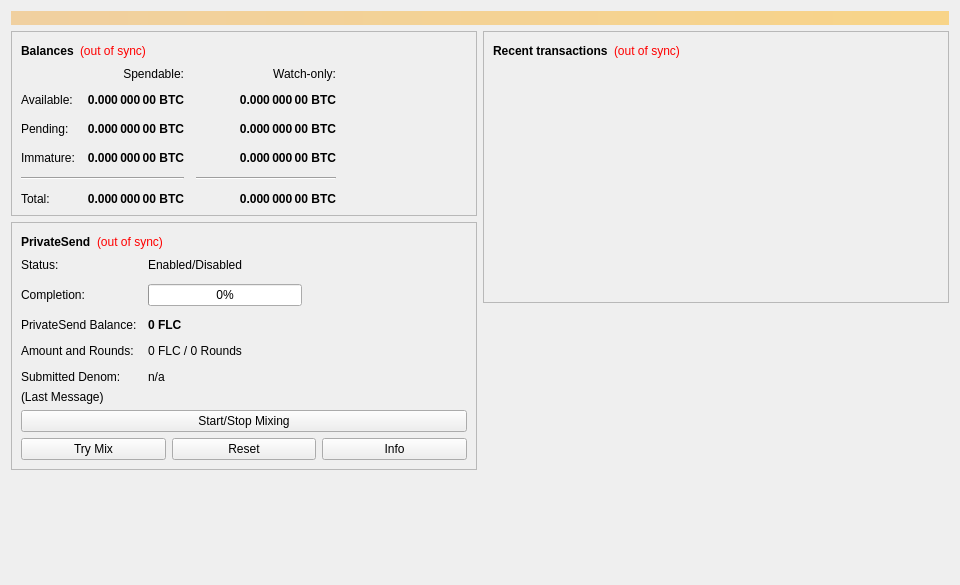
<?xml version="1.0" encoding="UTF-8"?>
<ui version="4.0">
 <class>OverviewPage</class>
 <widget class="QWidget" name="OverviewPage">
  <property name="geometry">
   <rect>
    <x>0</x>
    <y>0</y>
    <width>960</width>
    <height>585</height>
   </rect>
  </property>
  <property name="minimumSize">
   <size>
    <width>960</width>
    <height>0</height>
   </size>
  </property>
  <property name="windowTitle">
   <string>Form</string>
  </property>
  <layout class="QVBoxLayout" name="topLayout">
   <item>
    <widget class="QLabel" name="labelAlerts">
     <property name="visible">
      <bool>false</bool>
     </property>
     <property name="styleSheet">
      <string notr="true">QLabel { background-color: qlineargradient(x1: 0, y1: 0, x2: 1, y2: 0, stop:0 #F0D0A0, stop:1 #F8D488); color:#000000; }</string>
     </property>
     <property name="wordWrap">
      <bool>true</bool>
     </property>
     <property name="margin">
      <number>3</number>
     </property>
     <property name="textInteractionFlags">
      <set>Qt::TextSelectableByMouse</set>
     </property>
    </widget>
   </item>
   <item>
    <layout class="QHBoxLayout" name="horizontalLayout" stretch="1,1">
     <item>
      <layout class="QVBoxLayout" name="verticalLayout_2">
       <item>
        <widget class="QFrame" name="frame">
         <property name="frameShape">
          <enum>QFrame::StyledPanel</enum>
         </property>
         <property name="frameShadow">
          <enum>QFrame::Raised</enum>
         </property>
         <layout class="QVBoxLayout" name="verticalLayout_4">
          <item>
           <layout class="QHBoxLayout" name="horizontalLayout_4">
            <item>
             <widget class="QLabel" name="label_5">
              <property name="font">
               <font>
                <weight>75</weight>
                <bold>true</bold>
               </font>
              </property>
              <property name="text">
               <string>Balances</string>
              </property>
             </widget>
            </item>
            <item>
             <widget class="QLabel" name="labelWalletStatus">
              <property name="toolTip">
               <string>The displayed information may be out of date. Your wallet automatically synchronizes with the FLCoin network after a connection is established, but this process has not completed yet.</string>
              </property>
              <property name="styleSheet">
               <string notr="true">QLabel { color: red; }</string>
              </property>
              <property name="text">
               <string notr="true">(out of sync)</string>
              </property>
              <property name="alignment">
               <set>Qt::AlignLeading|Qt::AlignLeft|Qt::AlignVCenter</set>
              </property>
             </widget>
            </item>
            <item>
             <spacer name="horizontalSpacer_3">
              <property name="orientation">
               <enum>Qt::Horizontal</enum>
              </property>
              <property name="sizeHint" stdset="0">
               <size>
                <width>40</width>
                <height>20</height>
               </size>
              </property>
             </spacer>
            </item>
           </layout>
          </item>
          <item>
           <layout class="QGridLayout" name="gridLayout">
            <property name="spacing">
             <number>12</number>
            </property>
            <item row="2" column="2">
             <widget class="QLabel" name="labelWatchPending">
              <property name="font">
               <font>
                <weight>75</weight>
                <bold>true</bold>
               </font>
              </property>
              <property name="cursor">
               <cursorShape>IBeamCursor</cursorShape>
              </property>
              <property name="toolTip">
               <string>Unconfirmed transactions to watch-only addresses</string>
              </property>
              <property name="text">
               <string notr="true">0.000 000 00 BTC</string>
              </property>
              <property name="alignment">
               <set>Qt::AlignRight|Qt::AlignTrailing|Qt::AlignVCenter</set>
              </property>
              <property name="textInteractionFlags">
               <set>Qt::LinksAccessibleByMouse|Qt::TextSelectableByKeyboard|Qt::TextSelectableByMouse</set>
              </property>
             </widget>
            </item>
            <item row="2" column="1">
             <widget class="QLabel" name="labelUnconfirmed">
              <property name="font">
               <font>
                <weight>75</weight>
                <bold>true</bold>
               </font>
              </property>
              <property name="cursor">
               <cursorShape>IBeamCursor</cursorShape>
              </property>
              <property name="toolTip">
               <string>Total of transactions that have yet to be confirmed, and do not yet count toward the spendable balance</string>
              </property>
              <property name="text">
               <string notr="true">0.000 000 00 BTC</string>
              </property>
              <property name="alignment">
               <set>Qt::AlignRight|Qt::AlignTrailing|Qt::AlignVCenter</set>
              </property>
              <property name="textInteractionFlags">
               <set>Qt::LinksAccessibleByMouse|Qt::TextSelectableByKeyboard|Qt::TextSelectableByMouse</set>
              </property>
             </widget>
            </item>
            <item row="3" column="2">
             <widget class="QLabel" name="labelWatchImmature">
              <property name="font">
               <font>
                <weight>75</weight>
                <bold>true</bold>
               </font>
              </property>
              <property name="cursor">
               <cursorShape>IBeamCursor</cursorShape>
              </property>
              <property name="toolTip">
               <string>Mined balance in watch-only addresses that has not yet matured</string>
              </property>
              <property name="text">
               <string notr="true">0.000 000 00 BTC</string>
              </property>
              <property name="alignment">
               <set>Qt::AlignRight|Qt::AlignTrailing|Qt::AlignVCenter</set>
              </property>
              <property name="textInteractionFlags">
               <set>Qt::LinksAccessibleByMouse|Qt::TextSelectableByKeyboard|Qt::TextSelectableByMouse</set>
              </property>
             </widget>
            </item>
            <item row="4" column="0" colspan="2">
             <widget class="Line" name="lineSpendableBalance">
              <property name="orientation">
               <enum>Qt::Horizontal</enum>
              </property>
             </widget>
            </item>
            <item row="4" column="2">
             <widget class="Line" name="lineWatchBalance">
              <property name="sizePolicy">
               <sizepolicy hsizetype="Preferred" vsizetype="Fixed">
                <horstretch>0</horstretch>
                <verstretch>0</verstretch>
               </sizepolicy>
              </property>
              <property name="minimumSize">
               <size>
                <width>140</width>
                <height>0</height>
               </size>
              </property>
              <property name="orientation">
               <enum>Qt::Horizontal</enum>
              </property>
             </widget>
            </item>
            <item row="5" column="0">
             <widget class="QLabel" name="labelTotalText">
              <property name="text">
               <string>Total:</string>
              </property>
             </widget>
            </item>
            <item row="3" column="1">
             <widget class="QLabel" name="labelImmature">
              <property name="font">
               <font>
                <weight>75</weight>
                <bold>true</bold>
               </font>
              </property>
              <property name="cursor">
               <cursorShape>IBeamCursor</cursorShape>
              </property>
              <property name="toolTip">
               <string>Mined balance that has not yet matured</string>
              </property>
              <property name="text">
               <string notr="true">0.000 000 00 BTC</string>
              </property>
              <property name="alignment">
               <set>Qt::AlignRight|Qt::AlignTrailing|Qt::AlignVCenter</set>
              </property>
              <property name="textInteractionFlags">
               <set>Qt::LinksAccessibleByMouse|Qt::TextSelectableByKeyboard|Qt::TextSelectableByMouse</set>
              </property>
             </widget>
            </item>
            <item row="2" column="3">
             <spacer name="horizontalSpacer_2">
              <property name="orientation">
               <enum>Qt::Horizontal</enum>
              </property>
              <property name="sizeHint" stdset="0">
               <size>
                <width>40</width>
                <height>20</height>
               </size>
              </property>
             </spacer>
            </item>
            <item row="3" column="0">
             <widget class="QLabel" name="labelImmatureText">
              <property name="text">
               <string>Immature:</string>
              </property>
             </widget>
            </item>
            <item row="5" column="1">
             <widget class="QLabel" name="labelTotal">
              <property name="font">
               <font>
                <weight>75</weight>
                <bold>true</bold>
               </font>
              </property>
              <property name="cursor">
               <cursorShape>IBeamCursor</cursorShape>
              </property>
              <property name="toolTip">
               <string>Your current total balance</string>
              </property>
              <property name="text">
               <string notr="true">0.000 000 00 BTC</string>
              </property>
              <property name="alignment">
               <set>Qt::AlignRight|Qt::AlignTrailing|Qt::AlignVCenter</set>
              </property>
              <property name="textInteractionFlags">
               <set>Qt::LinksAccessibleByMouse|Qt::TextSelectableByKeyboard|Qt::TextSelectableByMouse</set>
              </property>
             </widget>
            </item>
            <item row="5" column="2">
             <widget class="QLabel" name="labelWatchTotal">
              <property name="font">
               <font>
                <weight>75</weight>
                <bold>true</bold>
               </font>
              </property>
              <property name="cursor">
               <cursorShape>IBeamCursor</cursorShape>
              </property>
              <property name="toolTip">
               <string>Current total balance in watch-only addresses</string>
              </property>
              <property name="text">
               <string notr="true">0.000 000 00 BTC</string>
              </property>
              <property name="alignment">
               <set>Qt::AlignRight|Qt::AlignTrailing|Qt::AlignVCenter</set>
              </property>
              <property name="textInteractionFlags">
               <set>Qt::LinksAccessibleByMouse|Qt::TextSelectableByKeyboard|Qt::TextSelectableByMouse</set>
              </property>
             </widget>
            </item>
            <item row="0" column="2">
             <widget class="QLabel" name="labelWatchonly">
              <property name="text">
               <string>Watch-only:</string>
              </property>
              <property name="alignment">
               <set>Qt::AlignRight|Qt::AlignTrailing|Qt::AlignVCenter</set>
              </property>
             </widget>
            </item>
            <item row="1" column="0">
             <widget class="QLabel" name="labelBalanceText">
              <property name="text">
               <string>Available:</string>
              </property>
             </widget>
            </item>
            <item row="1" column="1">
             <widget class="QLabel" name="labelBalance">
              <property name="font">
               <font>
                <weight>75</weight>
                <bold>true</bold>
               </font>
              </property>
              <property name="cursor">
               <cursorShape>IBeamCursor</cursorShape>
              </property>
              <property name="toolTip">
               <string>Your current spendable balance</string>
              </property>
              <property name="text">
               <string notr="true">0.000 000 00 BTC</string>
              </property>
              <property name="alignment">
               <set>Qt::AlignRight|Qt::AlignTrailing|Qt::AlignVCenter</set>
              </property>
              <property name="textInteractionFlags">
               <set>Qt::LinksAccessibleByMouse|Qt::TextSelectableByKeyboard|Qt::TextSelectableByMouse</set>
              </property>
             </widget>
            </item>
            <item row="1" column="2">
             <widget class="QLabel" name="labelWatchAvailable">
              <property name="font">
               <font>
                <weight>75</weight>
                <bold>true</bold>
               </font>
              </property>
              <property name="cursor">
               <cursorShape>IBeamCursor</cursorShape>
              </property>
              <property name="toolTip">
               <string>Your current balance in watch-only addresses</string>
              </property>
              <property name="text">
               <string notr="true">0.000 000 00 BTC</string>
              </property>
              <property name="alignment">
               <set>Qt::AlignRight|Qt::AlignTrailing|Qt::AlignVCenter</set>
              </property>
              <property name="textInteractionFlags">
               <set>Qt::LinksAccessibleByMouse|Qt::TextSelectableByKeyboard|Qt::TextSelectableByMouse</set>
              </property>
             </widget>
            </item>
            <item row="2" column="0">
             <widget class="QLabel" name="labelPendingText">
              <property name="text">
               <string>Pending:</string>
              </property>
             </widget>
            </item>
            <item row="0" column="1">
             <widget class="QLabel" name="labelSpendable">
              <property name="text">
               <string>Spendable:</string>
              </property>
              <property name="alignment">
               <set>Qt::AlignRight|Qt::AlignTrailing|Qt::AlignVCenter</set>
              </property>
             </widget>
            </item>
           </layout>
          </item>
         </layout>
        </widget>
       </item>
       <item>
        <widget class="QFrame" name="framePrivateSend">
         <property name="layoutDirection">
          <enum>Qt::LeftToRight</enum>
         </property>
         <property name="frameShape">
          <enum>QFrame::StyledPanel</enum>
         </property>
         <property name="frameShadow">
          <enum>QFrame::Raised</enum>
         </property>
         <layout class="QVBoxLayout" name="VerticalLayout_PS1">
          <item>
           <layout class="QHBoxLayout" name="horizontalLayout_5">
            <item>
             <widget class="QLabel" name="labelPrivateSendHeader">
              <property name="font">
               <font>
                <weight>75</weight>
                <bold>true</bold>
               </font>
              </property>
              <property name="text">
               <string>PrivateSend</string>
              </property>
             </widget>
            </item>
            <item>
             <widget class="QLabel" name="labelPrivateSendSyncStatus">
              <property name="toolTip">
               <string>The displayed information may be out of date. Your wallet automatically synchronizes with the FLCoin network after a connection is established, but this process has not completed yet.</string>
              </property>
              <property name="styleSheet">
               <string notr="true">QLabel { color: red; }</string>
              </property>
              <property name="text">
               <string notr="true">(out of sync)</string>
              </property>
              <property name="alignment">
               <set>Qt::AlignLeading|Qt::AlignLeft|Qt::AlignVCenter</set>
              </property>
             </widget>
            </item>
            <item>
             <spacer name="horizontalSpacer_4">
              <property name="orientation">
               <enum>Qt::Horizontal</enum>
              </property>
              <property name="sizeHint" stdset="0">
               <size>
                <width>40</width>
                <height>20</height>
               </size>
              </property>
             </spacer>
            </item>
           </layout>
          </item>
          <item>
           <layout class="QFormLayout" name="privateSendFormLayout">
            <property name="fieldGrowthPolicy">
             <enum>QFormLayout::AllNonFixedFieldsGrow</enum>
            </property>
            <property name="horizontalSpacing">
             <number>11</number>
            </property>
            <property name="verticalSpacing">
             <number>12</number>
            </property>
            <item row="0" column="0">
             <widget class="QLabel" name="labelPrivateSendEnabledText">
              <property name="text">
               <string>Status:</string>
              </property>
             </widget>
            </item>
            <item row="0" column="1">
             <widget class="QLabel" name="labelPrivateSendEnabled">
              <property name="text">
               <string>Enabled/Disabled</string>
              </property>
             </widget>
            </item>
            <item row="1" column="0">
             <widget class="QLabel" name="labelCompletitionText">
              <property name="text">
               <string>Completion:</string>
              </property>
             </widget>
            </item>
            <item row="1" column="1">
             <widget class="QProgressBar" name="privateSendProgress">
              <property name="maximumSize">
               <size>
                <width>154</width>
                <height>16777215</height>
               </size>
              </property>
              <property name="value">
               <number>0</number>
              </property>
             </widget>
            </item>
            <item row="2" column="0">
             <widget class="QLabel" name="labelAnonymizedText">
              <property name="text">
               <string>PrivateSend Balance:</string>
              </property>
             </widget>
            </item>
            <item row="2" column="1">
             <widget class="QLabel" name="labelAnonymized">
              <property name="font">
               <font>
                <weight>75</weight>
                <bold>true</bold>
               </font>
              </property>
              <property name="text">
               <string notr="true">0 FLC</string>
              </property>
             </widget>
            </item>
            <item row="3" column="0">
             <widget class="QLabel" name="labelAmountAndRoundsText">
              <property name="text">
               <string>Amount and Rounds:</string>
              </property>
             </widget>
            </item>
            <item row="3" column="1">
             <widget class="QLabel" name="labelAmountRounds">
              <property name="text">
               <string>0 FLC / 0 Rounds</string>
              </property>
             </widget>
            </item>
            <item row="4" column="0">
             <widget class="QLabel" name="labelSubmittedDenomText">
              <property name="text">
               <string>Submitted Denom:</string>
              </property>
             </widget>
            </item>
            <item row="4" column="1">
             <widget class="QLabel" name="labelSubmittedDenom">
              <property name="toolTip">
               <string>The denominations you submitted to the Masternode.&lt;br&gt;To mix, other users must submit the exact same denominations.</string>
              </property>
              <property name="text">
               <string>n/a</string>
              </property>
             </widget>
            </item>
           </layout>
          </item>
          <item>
           <layout class="QVBoxLayout" name="VerticalLayout_PS">
            <item>
             <widget class="QLabel" name="labelPrivateSendLastMessage">
              <property name="text">
               <string>(Last Message)</string>
              </property>
              <property name="alignment">
               <set>Qt::AlignLeading|Qt::AlignLeft|Qt::AlignTop</set>
              </property>
              <property name="wordWrap">
               <bool>true</bool>
              </property>
             </widget>
            </item>
            <item>
             <widget class="QPushButton" name="togglePrivateSend">
              <property name="sizePolicy">
               <sizepolicy hsizetype="MinimumExpanding" vsizetype="Fixed">
                <horstretch>0</horstretch>
                <verstretch>0</verstretch>
               </sizepolicy>
              </property>
              <property name="text">
               <string>Start/Stop Mixing</string>
              </property>
             </widget>
            </item>
            <item>
             <layout class="QHBoxLayout" name="horizontalLayout_debugbuttons">
              <item>
               <widget class="QPushButton" name="privateSendAuto">
                <property name="sizePolicy">
                 <sizepolicy hsizetype="MinimumExpanding" vsizetype="Fixed">
                  <horstretch>0</horstretch>
                  <verstretch>0</verstretch>
                 </sizepolicy>
                </property>
                <property name="toolTip">
                 <string>Try to manually submit a PrivateSend request.</string>
                </property>
                <property name="text">
                 <string>Try Mix</string>
                </property>
               </widget>
              </item>
              <item>
               <widget class="QPushButton" name="privateSendReset">
                <property name="sizePolicy">
                 <sizepolicy hsizetype="MinimumExpanding" vsizetype="Fixed">
                  <horstretch>0</horstretch>
                  <verstretch>0</verstretch>
                 </sizepolicy>
                </property>
                <property name="toolTip">
                 <string>Reset the current status of PrivateSend (can interrupt PrivateSend if it's in the process of Mixing, which can cost you money!)</string>
                </property>
                <property name="autoFillBackground">
                 <bool>false</bool>
                </property>
                <property name="text">
                 <string>Reset</string>
                </property>
               </widget>
              </item>
              <item>
               <widget class="QPushButton" name="privateSendInfo">
                <property name="sizePolicy">
                 <sizepolicy hsizetype="MinimumExpanding" vsizetype="Fixed">
                  <horstretch>0</horstretch>
                  <verstretch>0</verstretch>
                 </sizepolicy>
                </property>
                <property name="toolTip">
                 <string>Information about PrivateSend and Mixing</string>
                </property>
                <property name="text">
                 <string>Info</string>
                </property>
               </widget>
              </item>
             </layout>
            </item>
           </layout>
          </item>
         </layout>
        </widget>
       </item>
       <item>
        <spacer name="verticalSpacer">
         <property name="orientation">
          <enum>Qt::Vertical</enum>
         </property>
         <property name="sizeHint" stdset="0">
          <size>
           <width>20</width>
           <height>40</height>
          </size>
         </property>
        </spacer>
       </item>
      </layout>
     </item>
     <item>
      <layout class="QVBoxLayout" name="verticalLayout_3">
       <item>
        <widget class="QFrame" name="frame_2">
         <property name="frameShape">
          <enum>QFrame::StyledPanel</enum>
         </property>
         <property name="frameShadow">
          <enum>QFrame::Raised</enum>
         </property>
         <layout class="QVBoxLayout" name="verticalLayout">
          <item>
           <layout class="QHBoxLayout" name="horizontalLayout_2">
            <item>
             <widget class="QLabel" name="label_4">
              <property name="font">
               <font>
                <weight>75</weight>
                <bold>true</bold>
               </font>
              </property>
              <property name="text">
               <string>Recent transactions</string>
              </property>
             </widget>
            </item>
            <item>
             <widget class="QLabel" name="labelTransactionsStatus">
              <property name="toolTip">
               <string>The displayed information may be out of date. Your wallet automatically synchronizes with the FLCoin network after a connection is established, but this process has not completed yet.</string>
              </property>
              <property name="styleSheet">
               <string notr="true">QLabel { color: red; }</string>
              </property>
              <property name="text">
               <string notr="true">(out of sync)</string>
              </property>
              <property name="alignment">
               <set>Qt::AlignLeading|Qt::AlignLeft|Qt::AlignVCenter</set>
              </property>
             </widget>
            </item>
            <item>
             <spacer name="horizontalSpacer">
              <property name="orientation">
               <enum>Qt::Horizontal</enum>
              </property>
              <property name="sizeHint" stdset="0">
               <size>
                <width>40</width>
                <height>20</height>
               </size>
              </property>
             </spacer>
            </item>
           </layout>
          </item>
          <item>
           <widget class="QListView" name="listTransactions">
            <property name="styleSheet">
             <string notr="true">QListView { background: transparent; }</string>
            </property>
            <property name="frameShape">
             <enum>QFrame::NoFrame</enum>
            </property>
            <property name="verticalScrollBarPolicy">
             <enum>Qt::ScrollBarAlwaysOff</enum>
            </property>
            <property name="horizontalScrollBarPolicy">
             <enum>Qt::ScrollBarAlwaysOff</enum>
            </property>
            <property name="selectionMode">
             <enum>QAbstractItemView::NoSelection</enum>
            </property>
           </widget>
          </item>
         </layout>
        </widget>
       </item>
       <item>
        <spacer name="verticalSpacer_2">
         <property name="orientation">
          <enum>Qt::Vertical</enum>
         </property>
         <property name="sizeHint" stdset="0">
          <size>
           <width>20</width>
           <height>40</height>
          </size>
         </property>
        </spacer>
       </item>
      </layout>
     </item>
    </layout>
   </item>
  </layout>
 </widget>
 <resources/>
 <connections/>
</ui>
